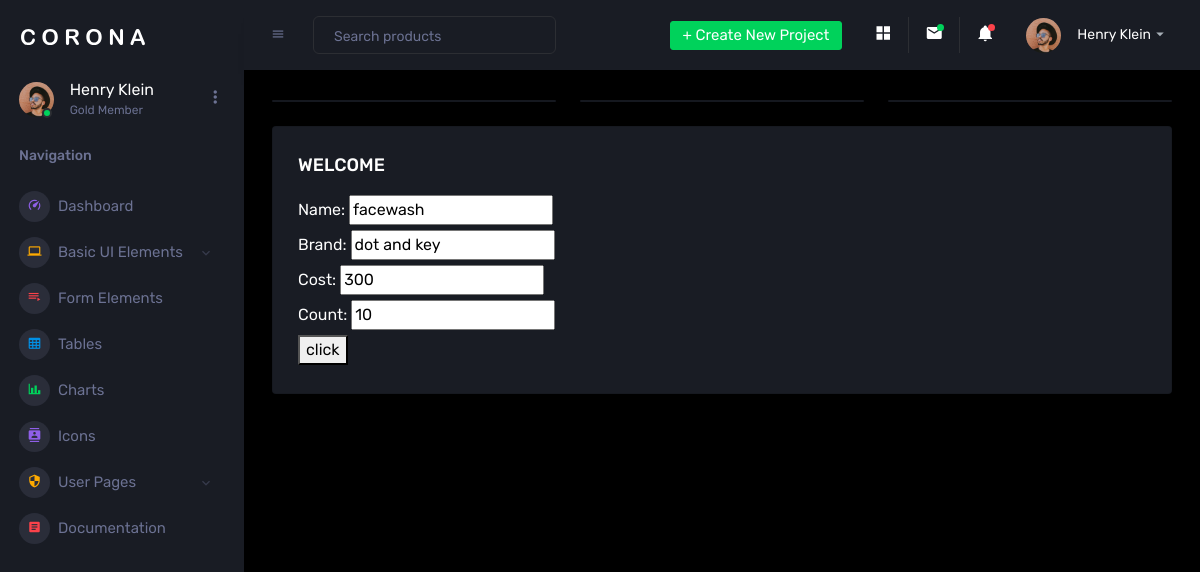
The app's page /update/6 with its own data.
### product_app/models.py (models this page shows)
class Product(models.Model):
    name = models.CharField(max_length=20)
    brand= models.CharField(max_length=20)
    cost = models.IntegerField()
    count= models.IntegerField()

### product_app/views.py (the view)
# urls.py: path('update/<int:id>',views.update,name='update'),
def update(request,id):
    prod_up=Product.objects.get(id=id)
    if request.method == "POST":
        up_form=ProductForm(request.POST,instance=prod_up)
        if up_form.is_valid():
            up_form.save()
            return redirect('View')
    else:
        up_form=ProductForm(instance=prod_up)
    return render(request, 'update.html', {"data":up_form})

### product_app/forms.py
class ProductForm(forms.ModelForm):
  class Meta:
    model = Product
    fields = "__all__"

### Templates/update.html (shortened to what this page needs)
{% load static %}
<!DOCTYPE html>
<html lang="en">
  <head>
    <link rel="stylesheet" href=" {% static 'assets/vendors/mdi/css/materialdesignicons.min.css' %} ">
    <link rel="stylesheet" href=" {% static 'assets/vendors/css/vendor.bundle.base.css' %} ">
    <link rel="stylesheet" href=" {% static 'assets/vendors/jvectormap/jquery-jvectormap.css' %} ">
    <link rel="stylesheet" href=" {% static 'assets/vendors/flag-icon-css/css/flag-icon.min.css' %} ">
    <link rel="stylesheet" href=" {% static 'assets/vendors/owl-carousel-2/owl.carousel.min.css' %} ">
    <link rel="stylesheet" href=" {% static 'assets/vendors/owl-carousel-2/owl.theme.default.min.css' %} ">
    <link rel="stylesheet" href=" {% static 'assets/css/style.css' %} ">
  </head>
  <body>
    <div class="container-scroller">
      <nav class="sidebar sidebar-offcanvas" id="sidebar">
        <div class="sidebar-brand-wrapper d-none d-lg-flex align-items-center justify-content-center fixed-top">
          <a class="sidebar-brand brand-logo" href=" {% static 'index.html' %} "><img src=" {% static 'assets/images/logo.svg' %} " alt="logo" /></a>
        </div>
        <ul class="nav">
          <li class="nav-item profile">
            <div class="profile-desc">
              <div class="profile-pic">
                <div class="count-indicator">
                  <img class="img-xs rounded-circle " src=" {% static 'assets/images/faces/face15.jpg' %} " alt="">
                  <span class="count bg-success"></span>
                </div>
                <div class="profile-name">
                  <h5 class="mb-0 font-weight-normal">Henry Klein</h5>
                  <span>Gold Member</span>
                </div>
              </div>
              <a href="#" id="profile-dropdown" data-toggle="dropdown"><i class="mdi mdi-dots-vertical"></i></a>
            </div>
          </li>
          <li class="nav-item nav-category">
            <span class="nav-link">Navigation</span>
          </li>
          <li class="nav-item menu-items">
            <a class="nav-link" href=" {% static 'index.html' %} ">
              <span class="menu-icon">
                <i class="mdi mdi-speedometer"></i>
              </span>
              <span class="menu-title">Dashboard</span>
            </a>
          </li>
          <li class="nav-item menu-items">
            <a class="nav-link" data-toggle="collapse" href=" {% static '#ui-basic' %} " aria-expanded="false" aria-controls="ui-basic">
              <span class="menu-icon">
                <i class="mdi mdi-laptop"></i>
              </span>
              <span class="menu-title">Basic UI Elements</span>
              <i class="menu-arrow"></i>
            </a>
          </li>
          <li class="nav-item menu-items">
            <a class="nav-link" href=" {% static 'pages/forms/basic_elements.html' %} ">
              <span class="menu-icon">
                <i class="mdi mdi-playlist-play"></i>
              </span>
              <span class="menu-title">Form Elements</span>
            </a>
          </li>
          <li class="nav-item menu-items">
            <a class="nav-link" href=" {% static 'pages/tables/basic-table.html' %} ">
              <span class="menu-icon">
                <i class="mdi mdi-table-large"></i>
              </span>
              <span class="menu-title">Tables</span>
            </a>
          </li>
          <li class="nav-item menu-items">
            <a class="nav-link" href=" {% static 'pages/charts/chartjs.html' %} ">
              <span class="menu-icon">
                <i class="mdi mdi-chart-bar"></i>
              </span>
              <span class="menu-title">Charts</span>
            </a>
          </li>
          <li class="nav-item menu-items">
            <a class="nav-link" href=" {% static 'pages/icons/mdi.html' %} ">
              <span class="menu-icon">
                <i class="mdi mdi-contacts"></i>
              </span>
              <span class="menu-title">Icons</span>
            </a>
          </li>
          <li class="nav-item menu-items">
            <a class="nav-link" data-toggle="collapse" href=" {% static '#auth' %} " aria-expanded="false" aria-controls="auth">
              <span class="menu-icon">
                <i class="mdi mdi-security"></i>
              </span>
              <span class="menu-title">User Pages</span>
              <i class="menu-arrow"></i>
            </a>
          </li>
          <li class="nav-item menu-items">
            <a class="nav-link" href="http://www.bootstrapdash.com/demo/corona-free/jquery/documentation/documentation.html">
              <span class="menu-icon">
                <i class="mdi mdi-file-document-box"></i>
              </span>
              <span class="menu-title">Documentation</span>
            </a>
          </li>
        </ul>
      </nav>
      <div class="container-fluid page-body-wrapper">
        <nav class="navbar p-0 fixed-top d-flex flex-row">
          <div class="navbar-menu-wrapper flex-grow d-flex align-items-stretch">
            <button class="navbar-toggler navbar-toggler align-self-center" type="button" data-toggle="minimize">
              <span class="mdi mdi-menu"></span>
            </button>
            <ul class="navbar-nav w-100">
              <li class="nav-item w-100">
                <form class="nav-link mt-2 mt-md-0 d-none d-lg-flex search">
                  <input type="text" class="form-control" placeholder="Search products">
                </form>
              </li>
            </ul>
            <ul class="navbar-nav navbar-nav-right">
              <li class="nav-item dropdown d-none d-lg-block">
                <a class="nav-link btn btn-success create-new-button" id="createbuttonDropdown" data-toggle="dropdown" aria-expanded="false" href="#">+ Create New Project</a>
              </li>
              <li class="nav-item nav-settings d-none d-lg-block">
                <a class="nav-link" href="#">
                  <i class="mdi mdi-view-grid"></i>
                </a>
              </li>
              <li class="nav-item dropdown border-left">
                <a class="nav-link count-indicator dropdown-toggle" id="messageDropdown" href="#" data-toggle="dropdown" aria-expanded="false">
                  <i class="mdi mdi-email"></i>
                  <span class="count bg-success"></span>
                </a>
              </li>
              <li class="nav-item dropdown border-left">
                <a class="nav-link count-indicator dropdown-toggle" id="notificationDropdown" href="#" data-toggle="dropdown">
                  <i class="mdi mdi-bell"></i>
                  <span class="count bg-danger"></span>
                </a>
              </li>
              <li class="nav-item dropdown">
                <a class="nav-link" id="profileDropdown" href="#" data-toggle="dropdown">
                  <div class="navbar-profile">
                    <img class="img-xs rounded-circle" src=" {% static 'assets/images/faces/face15.jpg' %} " alt="">
                    <p class="mb-0 d-none d-sm-block navbar-profile-name">Henry Klein</p>
                    <i class="mdi mdi-menu-down d-none d-sm-block"></i>
                  </div>
                </a>
              </li>
            </ul>
          </div>
        </nav>
        <div class="main-panel">
          <div class="content-wrapper">
            <div class="row">
              <div class="col-sm-4 grid-margin">
                <div class="card">
                </div>
              </div>
              <div class="col-sm-4 grid-margin">
                <div class="card">
                </div>
              </div>
              <div class="col-sm-4 grid-margin">
                <div class="card">
                </div>
              </div>
            </div>
           <div class="row ">
             <div class="col-12 grid-margin">
                <div class="card">
               <div class="card-body">
                    <h4 class="card-title">WELCOME</h4>
                   <form method='post'>
    {{data}}
    <button type="submit">click</button>
</form>
                    </div>
                  </div>
                </div>
              </div>
        </div>
      </div>
    </div>
  </body>
</html>

### records on screen
Product: name "facewash", brand "dot and key", cost "300", count "10"
